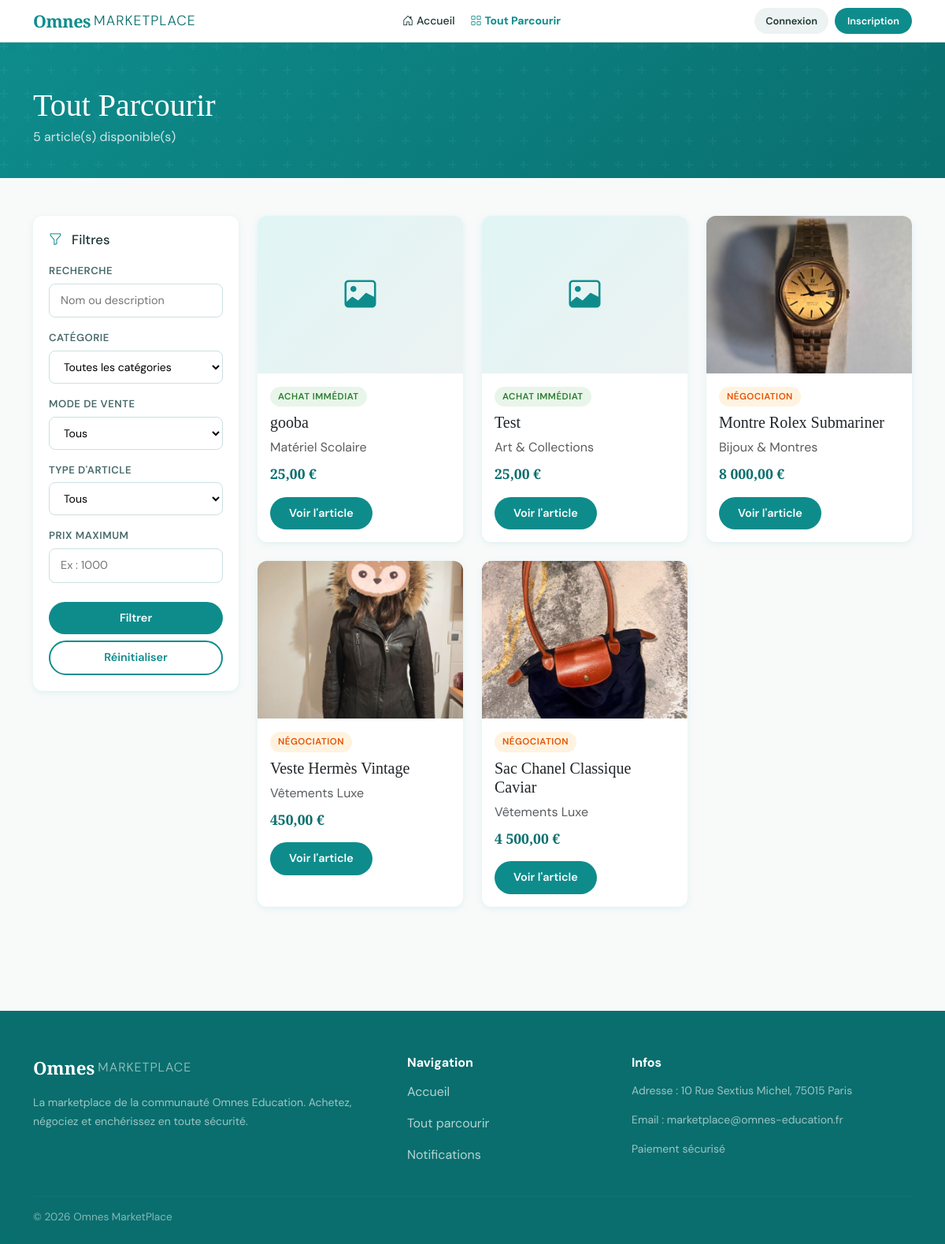
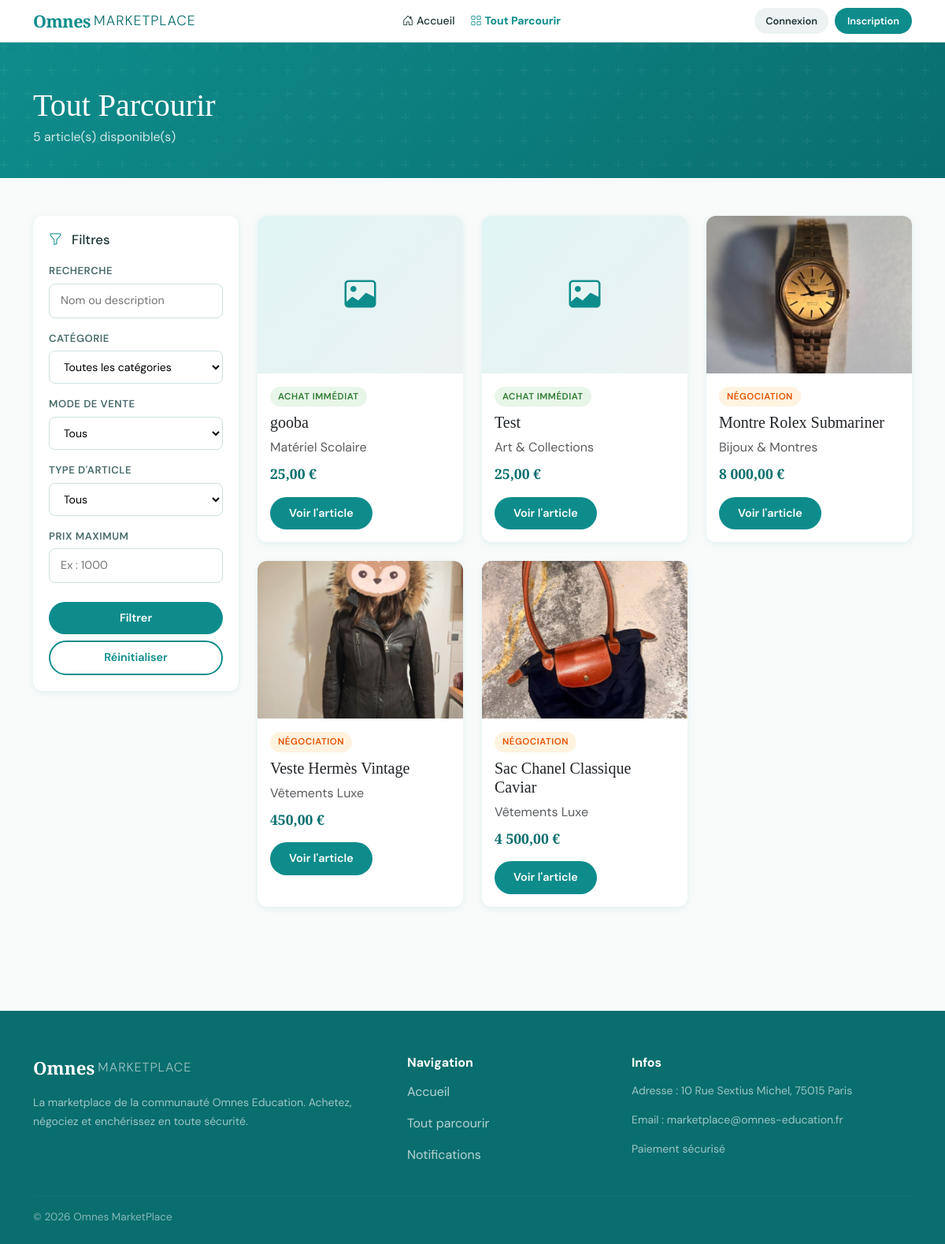
The app's page /articles.php with its own data (2 pictures, top to bottom).
### tables this page shows
CREATE TABLE `article` (
  `idArticle` int(11) NOT NULL,
  `nom` varchar(200) NOT NULL,
  `description_qualite` text,
  `description_defaut` text,
  `prix_base` decimal(10,2) NOT NULL,
  `mode_vente` enum('immediat','negotiation','enchere') NOT NULL,
  `status` enum('disponible','vendu','en_cours','supprime') DEFAULT 'disponible',
  `date_publication` datetime DEFAULT CURRENT_TIMESTAMP,
  `date_debut_enchere` datetime DEFAULT NULL,
  `date_fin_enchere` datetime DEFAULT NULL,
  `video_url` varchar(255) DEFAULT NULL,
  `idVendeur` int(11) NOT NULL,
  `idCategorie` int(11) NOT NULL
);

CREATE TABLE `categorie` (
  `idCategorie` int(11) NOT NULL,
  `libelle` varchar(150) NOT NULL,
  `type_marchandise` enum('rare','haute_gamme','regulier') NOT NULL
);

### articles.php (the view, shortened to what the rows shown need)
<?php
require_once __DIR__ . '/includes/helpers.php';
require_once __DIR__ . '/includes/ui.php';
$pdo = db();
$page      = max(1, (int)($_GET['page'] ?? 1));
$perPage   = 9;
$where = ["a.status = 'disponible'"];
$params = [];
$whereClause = 'WHERE ' . implode(' AND ', $where);
$countSql = "
    SELECT COUNT(*)
    FROM article a
    JOIN categorie c ON a.idCategorie = c.idCategorie
    $whereClause
";
$countStmt = $pdo->prepare($countSql);
$countStmt->execute($params);
$total = (int)$countStmt->fetchColumn();
$pagination = paginate($total, $perPage, $page);
$sql = "
    SELECT
        a.*,
        c.libelle AS categorie_libelle,
        c.type_marchandise,
        (
            SELECT url_photo
            FROM photo_article pa
            WHERE pa.idArticle = a.idArticle
            ORDER BY ordre ASC
            LIMIT 1
        ) AS photo
    FROM article a
    JOIN categorie c ON a.idCategorie = c.idCategorie
    $whereClause
    ORDER BY a.date_publication DESC
    LIMIT ? OFFSET ?
";
$paramsArticles = $params;
$paramsArticles[] = $perPage;
$paramsArticles[] = $pagination['offset'];
$stmt = $pdo->prepare($sql);
$stmt->execute($paramsArticles);
$articles = $stmt->fetchAll();
renderHead('Tout parcourir - Omnes MarketPlace');
?>
<div class="page-hero">
    <div class="container">
        <h1 class="mt-2 mb-1">Tout Parcourir</h1>
    </div>
</div>
<div class="container py-5">
    <div class="row g-4">
        <div class="col-lg-9">
            <?php if (empty($articles)): ?>
                <div class="card card-omnes p-4">
                    <h3 class="font-display mb-2">Aucun article trouvé</h3>
                    <p class="text-muted mb-0">Essaie de modifier les filtres.</p>
                </div>
            <?php else: ?>
                <div class="row">
                    <?php foreach ($articles as $article): ?>
                        <?php
                        $imageUrl = articleImageUrl($article['photo'] ?? '', $article['nom'] ?? '');
                        ?>
                        <div class="col-md-6 col-lg-4 mb-4">
                            <div class="card card-omnes h-100">
                                <?php if ($imageUrl !== ''): ?>
                                    <img
                                        src="<?= h($imageUrl) ?>"
                                        class="card-img-top"
                                        alt="<?= h($article['nom']) ?>"
                                    >
                                <?php else: ?>
                                    <div class="img-placeholder">
                                        <i class="bi bi-image"></i>
                                    </div>
                                <?php endif; ?>
                                <div class="card-body">
                                    <div class="mb-2">
                                        <?= renderModeBadge($article['mode_vente']) ?>
                                    </div>
                                    <h5 class="card-title font-display mb-2">
                                        <?= h($article['nom']) ?>
                                    </h5>
                                    <p class="text-muted mb-2">
                                        <?= h($article['categorie_libelle']) ?>
                                    </p>
                                    <p class="price-display price-sm mb-3">
                                        <?= formatPrix((float)$article['prix_base']) ?>
                                    </p>
                                    <a href="<?= BASE_URL ?>/article-detail.php?id=<?= (int)$article['idArticle'] ?>" class="btn btn-primary-omnes">
                                        Voir l'article
                                    </a>
                                </div>
                            </div>
                        </div>
                    <?php endforeach; ?>
                </div>
            <?php endif; ?>
        </div>
    </div>
</div>
<?php renderFooter(); ?><?php
require_once __DIR__ . '/includes/helpers.php';
require_once __DIR__ . '/includes/ui.php';
$pdo = db();
$page      = max(1, (int)($_GET['page'] ?? 1));
$perPage   = 9;
$where = ["a.status = 'disponible'"];
$params = [];
$whereClause = 'WHERE ' . implode(' AND ', $where);
$countSql = "
    SELECT COUNT(*)
    FROM article a
    JOIN categorie c ON a.idCategorie = c.idCategorie
    $whereClause
";
$countStmt = $pdo->prepare($countSql);
$countStmt->execute($params);
$total = (int)$countStmt->fetchColumn();
$pagination = paginate($total, $perPage, $page);
$sql = "
    SELECT
        a.*,
        c.libelle AS categorie_libelle,
        c.type_marchandise,
        (
            SELECT url_photo
            FROM photo_article pa
            WHERE pa.idArticle = a.idArticle
            ORDER BY ordre ASC
            LIMIT 1
        ) AS photo
    FROM article a
    JOIN categorie c ON a.idCategorie = c.idCategorie
    $whereClause
    ORDER BY a.date_publication DESC
    LIMIT ? OFFSET ?
";
$paramsArticles = $params;
$paramsArticles[] = $perPage;
$paramsArticles[] = $pagination['offset'];
$stmt = $pdo->prepare($sql);
$stmt->execute($paramsArticles);
$articles = $stmt->fetchAll();
?>
<div class="page-hero">
    <div class="container">
        <h1 class="mt-2 mb-1">Tout Parcourir</h1>
    </div>
</div>
<div class="container py-5">
    <div class="row g-4">
        <div class="col-lg-9">
            <?php if (empty($articles)): ?>
                <div class="card card-omnes p-4">
                    <h3 class="font-display mb-2">Aucun article trouvé</h3>
                    <p class="text-muted mb-0">Essaie de modifier les filtres.</p>
                </div>
            <?php else: ?>
                <div class="row">
                    <?php foreach ($articles as $article): ?>
                        <?php
                        $imageUrl = articleImageUrl($article['photo'] ?? '', $article['nom'] ?? '');
                        ?>
                        <div class="col-md-6 col-lg-4 mb-4">
                            <div class="card card-omnes h-100">
                                <?php if ($imageUrl !== ''): ?>
                                    <img
                                        src="<?= h($imageUrl) ?>"
                                        class="card-img-top"
                                        alt="<?= h($article['nom']) ?>"
                                    >
                                <?php else: ?>
                                    <div class="img-placeholder">
                                        <i class="bi bi-image"></i>
                                    </div>
                                <?php endif; ?>
                                <div class="card-body">
                                    <div class="mb-2">
                                        <?= renderModeBadge($article['mode_vente']) ?>
                                    </div>
                                    <h5 class="card-title font-display mb-2">
                                        <?= h($article['nom']) ?>
                                    </h5>
                                    <p class="text-muted mb-2">
                                        <?= h($article['categorie_libelle']) ?>
                                    </p>
                                    <p class="price-display price-sm mb-3">
                                        <?= formatPrix((float)$article['prix_base']) ?>
                                    </p>
                                    <a href="<?= BASE_URL ?>/article-detail.php?id=<?= (int)$article['idArticle'] ?>" class="btn btn-primary-omnes">
                                        Voir l'article
                                    </a>
                                </div>
                            </div>
                        </div>
                    <?php endforeach; ?>
                </div>
            <?php endif; ?>
        </div>
    </div>
</div>

### includes/ui.php (shortened to what the rows shown need)
<?php
require_once __DIR__ . '/helpers.php';
function renderHead(string $title): void
{
    ?>
    <!DOCTYPE html>
    <html lang="fr">
    <head>
        <link href="https://cdn.jsdelivr.net/npm/bootstrap@5.3.3/dist/css/bootstrap.min.css" rel="stylesheet">
        <link href="https://cdn.jsdelivr.net/npm/bootstrap-icons@1.11.3/font/bootstrap-icons.css" rel="stylesheet">
        <link href="<?= BASE_URL ?>/assets/css/style.css" rel="stylesheet">
    </head>
    <body>
    <?php
}
    ?>
    <?php
function renderModeBadge(string $mode): string
{
    $classes = [
        'immediat' => 'badge-immediat',
        'negotiation' => 'badge-negotiation',
        'enchere' => 'badge-enchere'
    ];
    $labels = [
        'immediat' => 'Achat immédiat',
        'negotiation' => 'Négociation',
        'enchere' => 'Enchère'
    ];
    $class = $classes[$mode] ?? 'badge-regulier';
    $label = $labels[$mode] ?? $mode;
    return '<span class="mode-badge ' . $class . '">' . h($label) . '</span>';
}
    ?>
    <?php
function renderFooter(): void
{
    ?>
    </body>
    </html>
    <?php
}

### records on screen
article: mode_vente "ACHAT IMMÉDIAT", nom "gooba", idCategorie.libelle "Matériel Scolaire", prix_base "25,00 €"
article: mode_vente "ACHAT IMMÉDIAT", nom "Test", idCategorie.libelle "Art & Collections", prix_base "25,00 €"
article: shows a picture, mode_vente "NÉGOCIATION", nom "Montre Rolex Submariner", idCategorie.libelle "Bijoux & Montres", prix_base "8 000,00 €"
article: shows a picture, mode_vente "NÉGOCIATION", nom "Veste Hermès Vintage", idCategorie.libelle "Vêtements Luxe", prix_base "450,00 €"
article: shows a picture, mode_vente "NÉGOCIATION", nom "Sac Chanel Classique Caviar", idCategorie.libelle "Vêtements Luxe", prix_base "4 500,00 €"

### other values on screen
$total "5"
